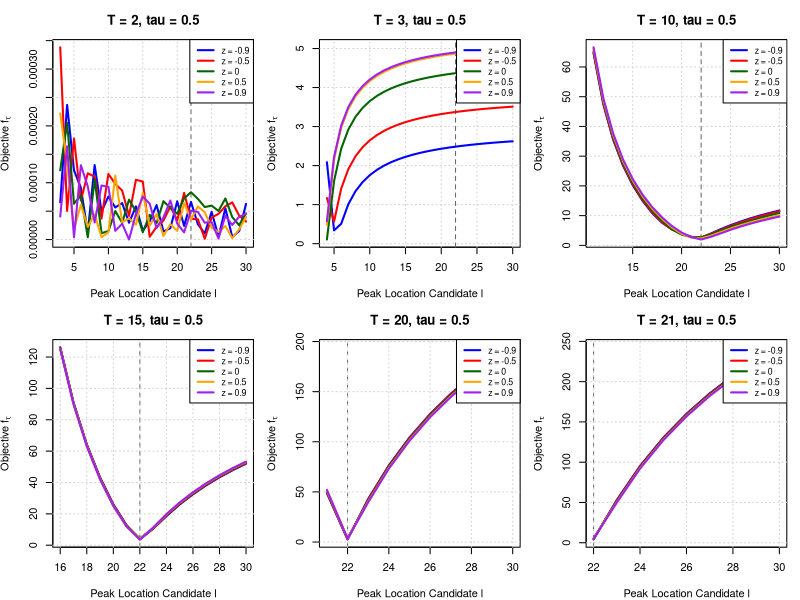
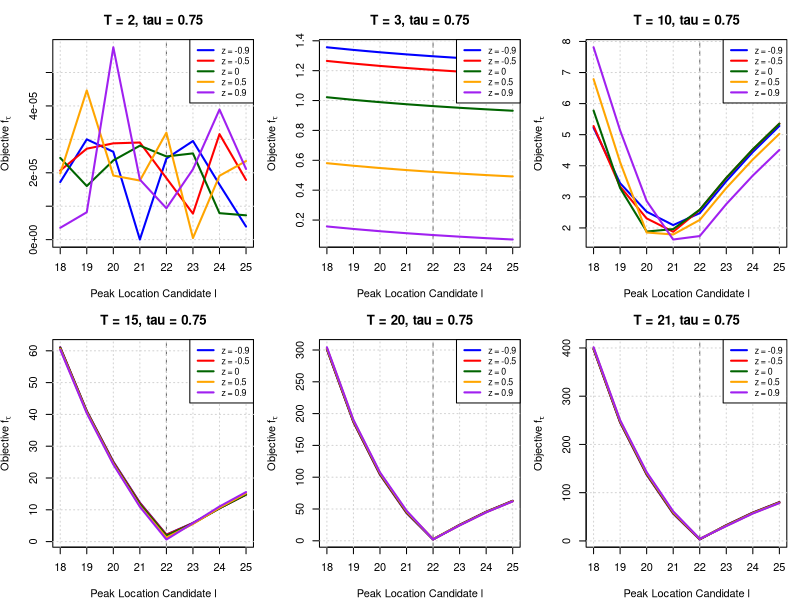
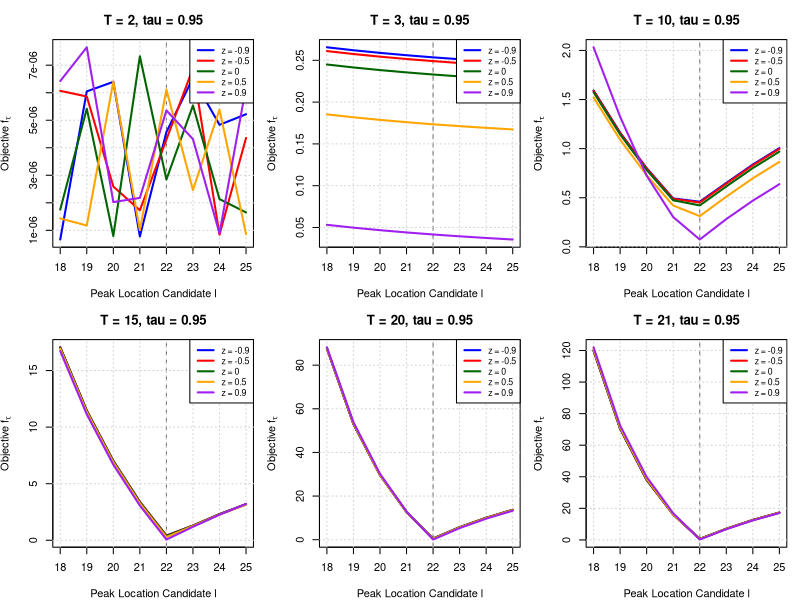

Here is the R script that generated these plots, in order:
# ---------------------------------------------------------------------------
# Figure 1 — Quantile Objective under New Asymmetric Laplace Noise
# ---------------------------------------------------------------------------

rgen_asy_laplace <- function(n, tau, z, b = 1) {
  u <- runif(n)
  ifelse(u < tau,
         -rexp(n, rate = (1 + z) / b),
         rexp(n, rate = (1 - z) / b))
}

asy_laplace_variance <- function(tau, z) {
  mu <- tau / (1 + z) - (1 - tau) / (1 - z)
  ex2 <- 2 * tau / (1 + z)^2 + 2 * (1 - tau) / (1 - z)^2
  ex2 - mu^2
}

compute_noise_scale <- function(A, snr, tau, z) {
  sqrt((A / snr)^2 / asy_laplace_variance(tau, z))
}

quantile_loss <- function(u, tau) u * (tau - (u < 0))

med_weighted_tau <- function(I, l, s, tau) {
  T <- length(I)
  x <- I * exp(((1:T) - l)^2 / s^2)
  w <- exp(-((1:T) - l)^2 / s^2)
  o <- order(x); x_sorted <- x[o]; w_sorted <- w[o]
  cum_w <- cumsum(w_sorted)
  k <- min(which(cum_w >= tau * sum(w_sorted)))
  x_sorted[k]
}

compute_a <- function(I, l, s, tau) med_weighted_tau(I, l, s, tau)

objective_function <- function(I, a, l, s, tau) {
  t <- seq_along(I)
  mean(quantile_loss(I - a * exp(-((t - l)^2) / s^2), tau))
}

search_best_s <- function(I, l, tau) {
  optimize(function(s) objective_function(I, compute_a(I, l, s, tau), l, s, tau),
           interval = c(1, 20), tol = 1e-4)$minimum
}

simulate_quantile_objective <- function(T, A, L, S, h, tau, snr, z, seed = NULL, force_l_gt_T = FALSE) {
  if (!is.null(seed)) set.seed(seed)
  signal <- A * exp(-((1:T) - L)^2 / S^2)
  b <- compute_noise_scale(A, snr, tau, z)
  noise <- rgen_asy_laplace(T, tau, z, b)
  I <- signal + noise
  l_grid <- if (force_l_gt_T) seq(T + 1, h) else seq(L - 4, L + 3)
  
  data.frame(
    l = l_grid,
    loss = sapply(l_grid, function(l) {
      s <- search_best_s(I, l, tau)
      a <- compute_a(I, l, s, tau)
      objective_function(I, a, l, s, tau)
    }),
    T = T, z = z
  )
}

plot_quantile_objectives <- function(results, tau, A_true, L_true, S_true, h, superposed = FALSE) {
  Ts <- sort(unique(results$T))
  z_vals <- sort(unique(results$z))
  colors <- c("blue", "red", "darkgreen", "orange", "purple")
  
  fname <- paste0("plot_quantile_tau", tau, if (superposed) "_zcompare" else "", ".png")
  png(filename = fname, width = 900, height = 600, res = 120)
  par(mfrow = c(2, 3), mar = c(4, 4, 3, 1))
  on.exit(dev.off())
  
  for (T_val in Ts) {
    df_T <- subset(results, T == T_val)
    plot(NA, xlim = range(df_T$l), ylim = range(df_T$loss),
         xlab = "Peak Location Candidate l", ylab = expression("Objective " * f[tau]),
         main = paste0("T = ", T_val, ", tau = ", tau))
    abline(v = L_true, col = "gray40", lty = 2)
    grid()
    
    for (i in seq_along(z_vals)) {
      df_z <- subset(df_T, z == z_vals[i])
      lines(df_z$l, df_z$loss, col = colors[i], lwd = 2)
    }
    legend("topright", legend = paste("z =", z_vals), col = colors, lwd = 2, cex = 0.8)
  }
}

# --- Config ---
A_true <- 15000; L_true <- 22; S_true <- 10; h <- 30
Ts_free <- c(2, 3, 10, 15, 20, 21)
z_vals <- c(-0.9, -0.5, 0, 0.5, 0.9)
snr <- 1000; seed <- 280; tau_vals <- c(0.5, 0.75, 0.95)

# --- Main Loop ---
for (tau in tau_vals) {
  results_all <- do.call(rbind, lapply(z_vals, function(z) {
    res_z <- do.call(rbind, lapply(Ts_free, function(T) {
      simulate_quantile_objective(T, A_true, L_true, S_true, h,
                                  tau, snr, z, seed, force_l_gt_T = (tau == 0.5))
    }))
    res_z$z <- z
    res_z
  }))
  plot_quantile_objectives(results_all, tau, A_true, L_true, S_true, h, superposed = TRUE)
  cat("Plot for tau =", tau, "generated.\n")
}
